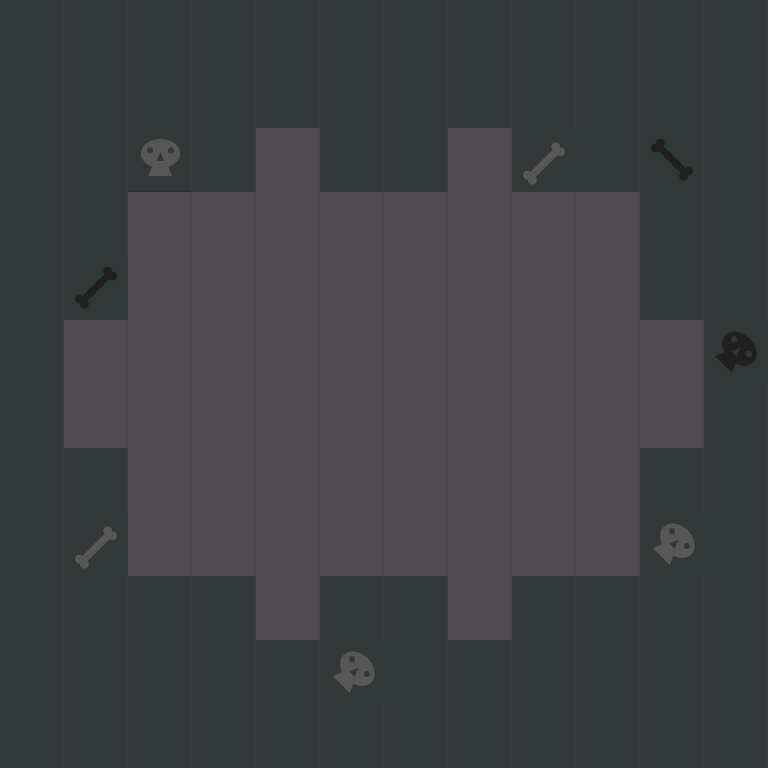

The image is a tile-based game level rendered from a .tmx file. Its description and complete source (layers, tilesets, objects, tile grids) follow:
An orthogonal 12x12 tile map with 64x64 px tiles, 1 tile layer (background) and 4 objects (2x 2, start, end).

<map version="1.0" orientation="orthogonal" renderorder="left-up" width="12" height="12" tilewidth="64" tileheight="64" nextobjectid="75">
 <tileset firstgid="1" name="new_tiled_set" tilewidth="64" tileheight="64" tilecount="132" columns="11">
  <image source="tiledsets/new_tiled_set.png" width="766" height="768" />
  <tile id="0">
   <properties>
    <property name="description" value="wall" />
   </properties>
  </tile>
  <tile id="1">
   <properties>
    <property name="description" value="wall" />
   </properties>
  </tile>
  <tile id="2">
   <properties>
    <property name="description" value="wall" />
   </properties>
  </tile>
  <tile id="3">
   <properties>
    <property name="description" value="wall" />
   </properties>
  </tile>
  <tile id="4">
   <properties>
    <property name="description" value="wall" />
   </properties>
  </tile>
  <tile id="5">
   <properties>
    <property name="description" value="wall" />
   </properties>
  </tile>
  <tile id="6">
   <properties>
    <property name="description" value="wall" />
   </properties>
  </tile>
  <tile id="7">
   <properties>
    <property name="description" value="wall" />
   </properties>
  </tile>
  <tile id="8">
   <properties>
    <property name="description" value="wall" />
   </properties>
  </tile>
  <tile id="9">
   <properties>
    <property name="description" value="wall" />
   </properties>
  </tile>
  <tile id="10">
   <properties>
    <property name="description" value="wall" />
   </properties>
  </tile>
  <tile id="11">
   <properties>
    <property name="description" value="ground" />
   </properties>
  </tile>
  <tile id="12">
   <properties>
    <property name="description" value="ground" />
   </properties>
  </tile>
  <tile id="13">
   <properties>
    <property name="description" value="ground" />
   </properties>
  </tile>
  <tile id="14">
   <properties>
    <property name="description" value="ground" />
   </properties>
  </tile>
  <tile id="15">
   <properties>
    <property name="description" value="wall" />
   </properties>
  </tile>
  <tile id="16">
   <properties>
    <property name="description" value="ground" />
   </properties>
  </tile>
  <tile id="17">
   <properties>
    <property name="description" value="ground" />
   </properties>
  </tile>
  <tile id="18">
   <properties>
    <property name="description" value="ground" />
   </properties>
  </tile>
  <tile id="19">
   <properties>
    <property name="description" value="ground" />
   </properties>
  </tile>
  <tile id="20">
   <properties>
    <property name="description" value="ground" />
   </properties>
  </tile>
  <tile id="21">
   <properties>
    <property name="description" value="wall" />
   </properties>
  </tile>
  <tile id="22">
   <properties>
    <property name="description" value="wall" />
   </properties>
  </tile>
  <tile id="23">
   <properties>
    <property name="description" value="ground" />
   </properties>
  </tile>
  <tile id="24">
   <properties>
    <property name="description" value="ground" />
   </properties>
  </tile>
  <tile id="25">
   <properties>
    <property name="description" value="ground" />
   </properties>
  </tile>
  <tile id="26">
   <properties>
    <property name="description" value="wall" />
   </properties>
  </tile>
  <tile id="27">
   <properties>
    <property name="description" value="ground" />
   </properties>
  </tile>
  <tile id="28">
   <properties>
    <property name="description" value="ground" />
   </properties>
  </tile>
  <tile id="29">
   <properties>
    <property name="description" value="ground" />
   </properties>
  </tile>
  <tile id="30">
   <properties>
    <property name="description" value="wall" />
   </properties>
  </tile>
  <tile id="31">
   <properties>
    <property name="description" value="ground" />
   </properties>
  </tile>
  <tile id="32">
   <properties>
    <property name="description" value="wall" />
   </properties>
  </tile>
  <tile id="33">
   <properties>
    <property name="description" value="wall" />
   </properties>
  </tile>
  <tile id="34">
   <properties>
    <property name="description" value="ground" />
   </properties>
  </tile>
  <tile id="35">
   <properties>
    <property name="description" value="ground" />
   </properties>
  </tile>
  <tile id="36">
   <properties>
    <property name="description" value="ground" />
   </properties>
  </tile>
  <tile id="37">
   <properties>
    <property name="description" value="wall" />
   </properties>
  </tile>
  <tile id="38">
   <properties>
    <property name="description" value="ground" />
   </properties>
  </tile>
  <tile id="39">
   <properties>
    <property name="description" value="ground" />
   </properties>
  </tile>
  <tile id="40">
   <properties>
    <property name="description" value="ground" />
   </properties>
  </tile>
  <tile id="41">
   <properties>
    <property name="description" value="wall" />
   </properties>
  </tile>
  <tile id="42">
   <properties>
    <property name="description" value="ground" />
   </properties>
  </tile>
  <tile id="43">
   <properties>
    <property name="description" value="wall" />
   </properties>
  </tile>
  <tile id="44">
   <properties>
    <property name="description" value="wall" />
   </properties>
  </tile>
  <tile id="45">
   <properties>
    <property name="description" value="ground" />
   </properties>
  </tile>
  <tile id="46">
   <properties>
    <property name="description" value="ground" />
   </properties>
  </tile>
  <tile id="47">
   <properties>
    <property name="description" value="ground" />
   </properties>
  </tile>
  <tile id="48">
   <properties>
    <property name="description" value="wall" />
   </properties>
  </tile>
  <tile id="49">
   <properties>
    <property name="description" value="ground" />
   </properties>
  </tile>
  <tile id="50">
   <properties>
    <property name="description" value="ground" />
   </properties>
  </tile>
  <tile id="51">
   <properties>
    <property name="description" value="ground" />
   </properties>
  </tile>
  <tile id="52">
   <properties>
    <property name="description" value="wall" />
   </properties>
  </tile>
  <tile id="53">
   <properties>
    <property name="description" value="ground" />
   </properties>
  </tile>
  <tile id="54">
   <properties>
    <property name="description" value="wall" />
   </properties>
  </tile>
  <tile id="55">
   <properties>
    <property name="description" value="wall" />
   </properties>
  </tile>
  <tile id="56">
   <properties>
    <property name="description" value="ground" />
   </properties>
  </tile>
  <tile id="57">
   <properties>
    <property name="description" value="ground" />
   </properties>
  </tile>
  <tile id="58">
   <properties>
    <property name="description" value="ground" />
   </properties>
  </tile>
  <tile id="59">
   <properties>
    <property name="description" value="wall" />
   </properties>
  </tile>
  <tile id="60">
   <properties>
    <property name="description" value="ground" />
   </properties>
  </tile>
  <tile id="61">
   <properties>
    <property name="description" value="ground" />
   </properties>
  </tile>
  <tile id="62">
   <properties>
    <property name="description" value="ground" />
   </properties>
  </tile>
  <tile id="63">
   <properties>
    <property name="description" value="wall" />
   </properties>
  </tile>
  <tile id="64">
   <properties>
    <property name="description" value="ground" />
   </properties>
  </tile>
  <tile id="65">
   <properties>
    <property name="description" value="wall" />
   </properties>
  </tile>
  <tile id="66">
   <properties>
    <property name="description" value="wall" />
   </properties>
  </tile>
  <tile id="67">
   <properties>
    <property name="description" value="ground" />
   </properties>
  </tile>
  <tile id="68">
   <properties>
    <property name="description" value="ground" />
   </properties>
  </tile>
  <tile id="69">
   <properties>
    <property name="description" value="ground" />
   </properties>
  </tile>
  <tile id="70">
   <properties>
    <property name="description" value="wall" />
   </properties>
  </tile>
  <tile id="71">
   <properties>
    <property name="description" value="ground" />
   </properties>
  </tile>
  <tile id="72">
   <properties>
    <property name="description" value="ground" />
   </properties>
  </tile>
  <tile id="73">
   <properties>
    <property name="description" value="ground" />
   </properties>
  </tile>
  <tile id="74">
   <properties>
    <property name="description" value="wall" />
   </properties>
  </tile>
  <tile id="75">
   <properties>
    <property name="description" value="ground" />
   </properties>
  </tile>
  <tile id="76">
   <properties>
    <property name="description" value="wall" />
   </properties>
  </tile>
  <tile id="77">
   <properties>
    <property name="description" value="wall" />
   </properties>
  </tile>
  <tile id="78">
   <properties>
    <property name="description" value="ground" />
   </properties>
  </tile>
  <tile id="79">
   <properties>
    <property name="description" value="ground" />
   </properties>
  </tile>
  <tile id="80">
   <properties>
    <property name="description" value="ground" />
   </properties>
  </tile>
  <tile id="81">
   <properties>
    <property name="description" value="wall" />
   </properties>
  </tile>
  <tile id="82">
   <properties>
    <property name="description" value="ground" />
   </properties>
  </tile>
  <tile id="83">
   <properties>
    <property name="description" value="ground" />
   </properties>
  </tile>
  <tile id="84">
   <properties>
    <property name="description" value="ground" />
   </properties>
  </tile>
  <tile id="85">
   <properties>
    <property name="description" value="wall" />
   </properties>
  </tile>
  <tile id="86">
   <properties>
    <property name="description" value="ground" />
   </properties>
  </tile>
  <tile id="87">
   <properties>
    <property name="description" value="wall" />
   </properties>
  </tile>
  <tile id="88">
   <properties>
    <property name="description" value="wall" />
   </properties>
  </tile>
  <tile id="89">
   <properties>
    <property name="description" value="ground" />
   </properties>
  </tile>
  <tile id="90">
   <properties>
    <property name="description" value="ground" />
   </properties>
  </tile>
  <tile id="91">
   <properties>
    <property name="description" value="ground" />
   </properties>
  </tile>
  <tile id="92">
   <properties>
    <property name="description" value="wall" />
   </properties>
  </tile>
  <tile id="93">
   <properties>
    <property name="description" value="ground" />
   </properties>
  </tile>
  <tile id="94">
   <properties>
    <property name="description" value="ground" />
   </properties>
  </tile>
  <tile id="95">
   <properties>
    <property name="description" value="ground" />
   </properties>
  </tile>
  <tile id="96">
   <properties>
    <property name="description" value="wall" />
   </properties>
  </tile>
  <tile id="97">
   <properties>
    <property name="description" value="ground" />
   </properties>
  </tile>
  <tile id="98">
   <properties>
    <property name="description" value="wall" />
   </properties>
  </tile>
  <tile id="99">
   <properties>
    <property name="description" value="wall" />
   </properties>
  </tile>
  <tile id="100">
   <properties>
    <property name="description" value="ground" />
   </properties>
  </tile>
  <tile id="101">
   <properties>
    <property name="description" value="ground" />
   </properties>
  </tile>
  <tile id="102">
   <properties>
    <property name="description" value="ground" />
   </properties>
  </tile>
  <tile id="103">
   <properties>
    <property name="description" value="wall" />
   </properties>
  </tile>
  <tile id="104">
   <properties>
    <property name="description" value="ground" />
   </properties>
  </tile>
  <tile id="105">
   <properties>
    <property name="description" value="ground" />
   </properties>
  </tile>
  <tile id="106">
   <properties>
    <property name="description" value="ground" />
   </properties>
  </tile>
  <tile id="107">
   <properties>
    <property name="description" value="wall" />
   </properties>
  </tile>
  <tile id="108">
   <properties>
    <property name="description" value="ground" />
   </properties>
  </tile>
  <tile id="109">
   <properties>
    <property name="description" value="wall" />
   </properties>
  </tile>
  <tile id="110">
   <properties>
    <property name="description" value="wall" />
   </properties>
  </tile>
  <tile id="111">
   <properties>
    <property name="description" value="ground" />
   </properties>
  </tile>
  <tile id="112">
   <properties>
    <property name="description" value="ground" />
   </properties>
  </tile>
  <tile id="113">
   <properties>
    <property name="description" value="ground" />
   </properties>
  </tile>
  <tile id="114">
   <properties>
    <property name="description" value="ground" />
   </properties>
  </tile>
  <tile id="115">
   <properties>
    <property name="description" value="ground" />
   </properties>
  </tile>
  <tile id="116">
   <properties>
    <property name="description" value="ground" />
   </properties>
  </tile>
  <tile id="117">
   <properties>
    <property name="description" value="ground" />
   </properties>
  </tile>
  <tile id="118">
   <properties>
    <property name="description" value="wall" />
   </properties>
  </tile>
  <tile id="119">
   <properties>
    <property name="description" value="ground" />
   </properties>
  </tile>
  <tile id="120">
   <properties>
    <property name="description" value="ground" />
   </properties>
  </tile>
  <tile id="121">
   <properties>
    <property name="description" value="wall" />
   </properties>
  </tile>
  <tile id="122">
   <properties>
    <property name="description" value="wall" />
   </properties>
  </tile>
  <tile id="123">
   <properties>
    <property name="description" value="wall" />
   </properties>
  </tile>
  <tile id="124">
   <properties>
    <property name="description" value="wall" />
   </properties>
  </tile>
  <tile id="125">
   <properties>
    <property name="description" value="wall" />
   </properties>
  </tile>
  <tile id="126">
   <properties>
    <property name="description" value="wall" />
   </properties>
  </tile>
  <tile id="127">
   <properties>
    <property name="description" value="wall" />
   </properties>
  </tile>
  <tile id="128">
   <properties>
    <property name="description" value="wall" />
   </properties>
  </tile>
  <tile id="129">
   <properties>
    <property name="description" value="wall" />
   </properties>
  </tile>
  <tile id="130">
   <properties>
    <property name="description" value="wall" />
   </properties>
  </tile>
  <tile id="131">
   <properties>
    <property name="description" value="wall" />
   </properties>
  </tile>
 </tileset>
 <layer name="background" width="12" height="12">
  <data>
   <tile gid="16" />
   <tile gid="16" />
   <tile gid="16" />
   <tile gid="16" />
   <tile gid="16" />
   <tile gid="16" />
   <tile gid="16" />
   <tile gid="16" />
   <tile gid="16" />
   <tile gid="16" />
   <tile gid="16" />
   <tile gid="16" />
   <tile gid="16" />
   <tile gid="16" />
   <tile gid="16" />
   <tile gid="16" />
   <tile gid="16" />
   <tile gid="16" />
   <tile gid="16" />
   <tile gid="16" />
   <tile gid="16" />
   <tile gid="16" />
   <tile gid="16" />
   <tile gid="16" />
   <tile gid="16" />
   <tile gid="16" />
   <tile gid="104" />
   <tile gid="16" />
   <tile gid="15" />
   <tile gid="16" />
   <tile gid="16" />
   <tile gid="15" />
   <tile gid="5" />
   <tile gid="16" />
   <tile gid="71" />
   <tile gid="16" />
   <tile gid="16" />
   <tile gid="16" />
   <tile gid="15" />
   <tile gid="15" />
   <tile gid="15" />
   <tile gid="15" />
   <tile gid="15" />
   <tile gid="15" />
   <tile gid="15" />
   <tile gid="15" />
   <tile gid="16" />
   <tile gid="16" />
   <tile gid="16" />
   <tile gid="44" />
   <tile gid="15" />
   <tile gid="15" />
   <tile gid="15" />
   <tile gid="15" />
   <tile gid="15" />
   <tile gid="15" />
   <tile gid="15" />
   <tile gid="15" />
   <tile gid="16" />
   <tile gid="16" />
   <tile gid="16" />
   <tile gid="15" />
   <tile gid="15" />
   <tile gid="15" />
   <tile gid="15" />
   <tile gid="15" />
   <tile gid="15" />
   <tile gid="15" />
   <tile gid="15" />
   <tile gid="15" />
   <tile gid="15" />
   <tile gid="88" />
   <tile gid="16" />
   <tile gid="15" />
   <tile gid="15" />
   <tile gid="15" />
   <tile gid="15" />
   <tile gid="15" />
   <tile gid="15" />
   <tile gid="15" />
   <tile gid="15" />
   <tile gid="15" />
   <tile gid="15" />
   <tile gid="16" />
   <tile gid="16" />
   <tile gid="16" />
   <tile gid="15" />
   <tile gid="15" />
   <tile gid="15" />
   <tile gid="15" />
   <tile gid="15" />
   <tile gid="15" />
   <tile gid="15" />
   <tile gid="15" />
   <tile gid="16" />
   <tile gid="16" />
   <tile gid="16" />
   <tile gid="5" />
   <tile gid="15" />
   <tile gid="15" />
   <tile gid="15" />
   <tile gid="15" />
   <tile gid="15" />
   <tile gid="15" />
   <tile gid="15" />
   <tile gid="15" />
   <tile gid="130" />
   <tile gid="16" />
   <tile gid="16" />
   <tile gid="16" />
   <tile gid="16" />
   <tile gid="16" />
   <tile gid="15" />
   <tile gid="16" />
   <tile gid="16" />
   <tile gid="15" />
   <tile gid="16" />
   <tile gid="16" />
   <tile gid="16" />
   <tile gid="16" />
   <tile gid="16" />
   <tile gid="16" />
   <tile gid="16" />
   <tile gid="16" />
   <tile gid="16" />
   <tile gid="130" />
   <tile gid="16" />
   <tile gid="16" />
   <tile gid="16" />
   <tile gid="16" />
   <tile gid="16" />
   <tile gid="16" />
   <tile gid="16" />
   <tile gid="16" />
   <tile gid="16" />
   <tile gid="16" />
   <tile gid="16" />
   <tile gid="16" />
   <tile gid="16" />
   <tile gid="16" />
   <tile gid="16" />
   <tile gid="16" />
   <tile gid="16" />
   <tile gid="16" />
  </data>
 </layer>
 <objectgroup name="Enemies">
  <object id="73" type="2" x="268" y="138.667" width="32" height="32">
   <properties>
    <property name="speed" type="float" value="1" />
    <property name="start_direction" type="int" value="2" />
   </properties>
   <ellipse />
  </object>
  <object id="74" type="2" x="464" y="592" width="32" height="32">
   <properties>
    <property name="speed" type="float" value="1" />
    <property name="start_direction" type="int" value="1" />
   </properties>
   <ellipse />
  </object>
 </objectgroup>
 <objectgroup name="Player">
  <object id="60" name="start" x="61.3333" y="320" width="64" height="64">
   <properties>
    <property name="description" value="start" />
   </properties>
  </object>
  <object id="61" name="end" x="640" y="384" width="64" height="64">
   <properties>
    <property name="description" value="end" />
   </properties>
  </object>
 </objectgroup>
</map>
